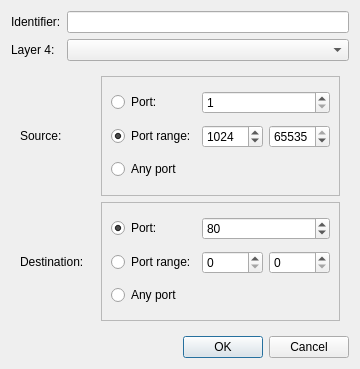
<ui version="4.0" >
 <class>Dialog</class>
 <widget class="QDialog" name="Dialog" >
  <property name="geometry" >
   <rect>
    <x>0</x>
    <y>0</y>
    <width>360</width>
    <height>369</height>
   </rect>
  </property>
  <property name="windowTitle" >
   <string>Dialog</string>
  </property>
  <layout class="QVBoxLayout" name="verticalLayout_2" >
   <item>
    <layout class="QGridLayout" >
     <item row="0" column="0" >
      <widget class="QLabel" name="label_2" >
       <property name="text" >
        <string>Identifier:</string>
       </property>
      </widget>
     </item>
     <item row="1" column="0" >
      <widget class="QLabel" name="layer4_label" >
       <property name="text" >
        <string>Layer 4:</string>
       </property>
      </widget>
     </item>
     <item row="0" column="1" >
      <widget class="QLineEdit" name="identifier_edit" />
     </item>
     <item row="1" column="1" >
      <widget class="QComboBox" name="layer4_combo" />
     </item>
    </layout>
   </item>
   <item>
    <widget class="QStackedWidget" name="layer4_stack" >
     <property name="currentIndex" >
      <number>0</number>
     </property>
     <widget class="QWidget" name="page" >
      <layout class="QGridLayout" name="gridLayout_3" >
       <item row="0" column="0" >
        <widget class="QLabel" name="sport_label" >
         <property name="text" >
          <string>Source:</string>
         </property>
        </widget>
       </item>
       <item row="0" column="1" >
        <widget class="QFrame" name="frame_3" >
         <property name="frameShape" >
          <enum>QFrame::StyledPanel</enum>
         </property>
         <property name="frameShadow" >
          <enum>QFrame::Raised</enum>
         </property>
         <layout class="QGridLayout" name="gridLayout_2" >
          <item row="0" column="0" >
           <widget class="QRadioButton" name="sport_single_radio" >
            <property name="text" >
             <string>Port:</string>
            </property>
            <property name="checked" >
             <bool>false</bool>
            </property>
            <property name="autoExclusive" >
             <bool>true</bool>
            </property>
           </widget>
          </item>
          <item row="0" column="1" colspan="2" >
           <widget class="QSpinBox" name="sport_port_spin" >
            <property name="minimum" >
             <number>1</number>
            </property>
            <property name="maximum" >
             <number>65535</number>
            </property>
           </widget>
          </item>
          <item row="1" column="0" >
           <widget class="QRadioButton" name="sport_range_radio" >
            <property name="text" >
             <string>Port range:</string>
            </property>
            <property name="checked" >
             <bool>true</bool>
            </property>
            <property name="autoExclusive" >
             <bool>true</bool>
            </property>
           </widget>
          </item>
          <item row="1" column="1" >
           <widget class="QSpinBox" name="sport_first_spin" >
            <property name="maximum" >
             <number>65535</number>
            </property>
            <property name="value" >
             <number>1024</number>
            </property>
           </widget>
          </item>
          <item row="1" column="2" >
           <widget class="QSpinBox" name="sport_last_spin" >
            <property name="maximum" >
             <number>65535</number>
            </property>
            <property name="value" >
             <number>65535</number>
            </property>
           </widget>
          </item>
          <item row="2" column="0" colspan="3" >
           <widget class="QRadioButton" name="sport_any_radio" >
            <property name="text" >
             <string>Any port</string>
            </property>
            <property name="autoExclusive" >
             <bool>true</bool>
            </property>
           </widget>
          </item>
         </layout>
        </widget>
       </item>
       <item row="1" column="0" >
        <widget class="QLabel" name="dport_label" >
         <property name="text" >
          <string>Destination:</string>
         </property>
        </widget>
       </item>
       <item row="1" column="1" >
        <widget class="QFrame" name="frame_2" >
         <property name="frameShape" >
          <enum>QFrame::StyledPanel</enum>
         </property>
         <property name="frameShadow" >
          <enum>QFrame::Raised</enum>
         </property>
         <layout class="QGridLayout" name="gridLayout" >
          <item row="0" column="0" >
           <widget class="QRadioButton" name="dport_single_radio" >
            <property name="text" >
             <string>Port:</string>
            </property>
            <property name="checked" >
             <bool>true</bool>
            </property>
            <property name="autoExclusive" >
             <bool>true</bool>
            </property>
           </widget>
          </item>
          <item row="0" column="1" colspan="2" >
           <widget class="QSpinBox" name="dport_port_spin" >
            <property name="minimum" >
             <number>1</number>
            </property>
            <property name="maximum" >
             <number>65535</number>
            </property>
            <property name="value" >
             <number>80</number>
            </property>
           </widget>
          </item>
          <item row="1" column="0" >
           <widget class="QRadioButton" name="dport_range_radio" >
            <property name="text" >
             <string>Port range:</string>
            </property>
            <property name="checked" >
             <bool>false</bool>
            </property>
            <property name="autoExclusive" >
             <bool>true</bool>
            </property>
           </widget>
          </item>
          <item row="1" column="1" >
           <widget class="QSpinBox" name="dport_first_spin" >
            <property name="maximum" >
             <number>65535</number>
            </property>
            <property name="value" >
             <number>0</number>
            </property>
           </widget>
          </item>
          <item row="1" column="2" >
           <widget class="QSpinBox" name="dport_last_spin" >
            <property name="maximum" >
             <number>65535</number>
            </property>
            <property name="value" >
             <number>0</number>
            </property>
           </widget>
          </item>
          <item row="2" column="0" colspan="3" >
           <widget class="QRadioButton" name="dport_any_radio" >
            <property name="text" >
             <string>Any port</string>
            </property>
            <property name="autoExclusive" >
             <bool>true</bool>
            </property>
           </widget>
          </item>
         </layout>
        </widget>
       </item>
      </layout>
     </widget>
     <widget class="QWidget" name="page_2" >
      <layout class="QGridLayout" >
       <item row="0" column="0" >
        <widget class="QLabel" name="icmp_type_label" >
         <property name="text" >
          <string>ICMP Type:</string>
         </property>
        </widget>
       </item>
       <item row="0" column="1" >
        <widget class="QLineEdit" name="icmp_type_edit" />
       </item>
       <item row="1" column="0" >
        <widget class="QLabel" name="icmp_code_label" >
         <property name="text" >
          <string>ICMP Code:</string>
         </property>
        </widget>
       </item>
       <item row="1" column="1" >
        <widget class="QLineEdit" name="icmp_code_edit" >
         <property name="text" >
          <string/>
         </property>
        </widget>
       </item>
      </layout>
     </widget>
    </widget>
   </item>
   <item>
    <widget class="QDialogButtonBox" name="buttonBox" >
     <property name="orientation" >
      <enum>Qt::Horizontal</enum>
     </property>
     <property name="standardButtons" >
      <set>QDialogButtonBox::Cancel|QDialogButtonBox::Ok</set>
     </property>
    </widget>
   </item>
  </layout>
 </widget>
 <tabstops>
  <tabstop>identifier_edit</tabstop>
  <tabstop>layer4_combo</tabstop>
  <tabstop>sport_single_radio</tabstop>
  <tabstop>sport_port_spin</tabstop>
  <tabstop>sport_range_radio</tabstop>
  <tabstop>sport_first_spin</tabstop>
  <tabstop>sport_last_spin</tabstop>
  <tabstop>sport_any_radio</tabstop>
  <tabstop>dport_single_radio</tabstop>
  <tabstop>dport_port_spin</tabstop>
  <tabstop>dport_range_radio</tabstop>
  <tabstop>dport_first_spin</tabstop>
  <tabstop>dport_last_spin</tabstop>
  <tabstop>dport_any_radio</tabstop>
  <tabstop>buttonBox</tabstop>
  <tabstop>icmp_type_edit</tabstop>
  <tabstop>icmp_code_edit</tabstop>
 </tabstops>
 <resources/>
 <connections>
  <connection>
   <sender>buttonBox</sender>
   <signal>rejected()</signal>
   <receiver>Dialog</receiver>
   <slot>reject()</slot>
   <hints>
    <hint type="sourcelabel" >
     <x>185</x>
     <y>212</y>
    </hint>
    <hint type="destinationlabel" >
     <x>86</x>
     <y>230</y>
    </hint>
   </hints>
  </connection>
 </connections>
</ui>
